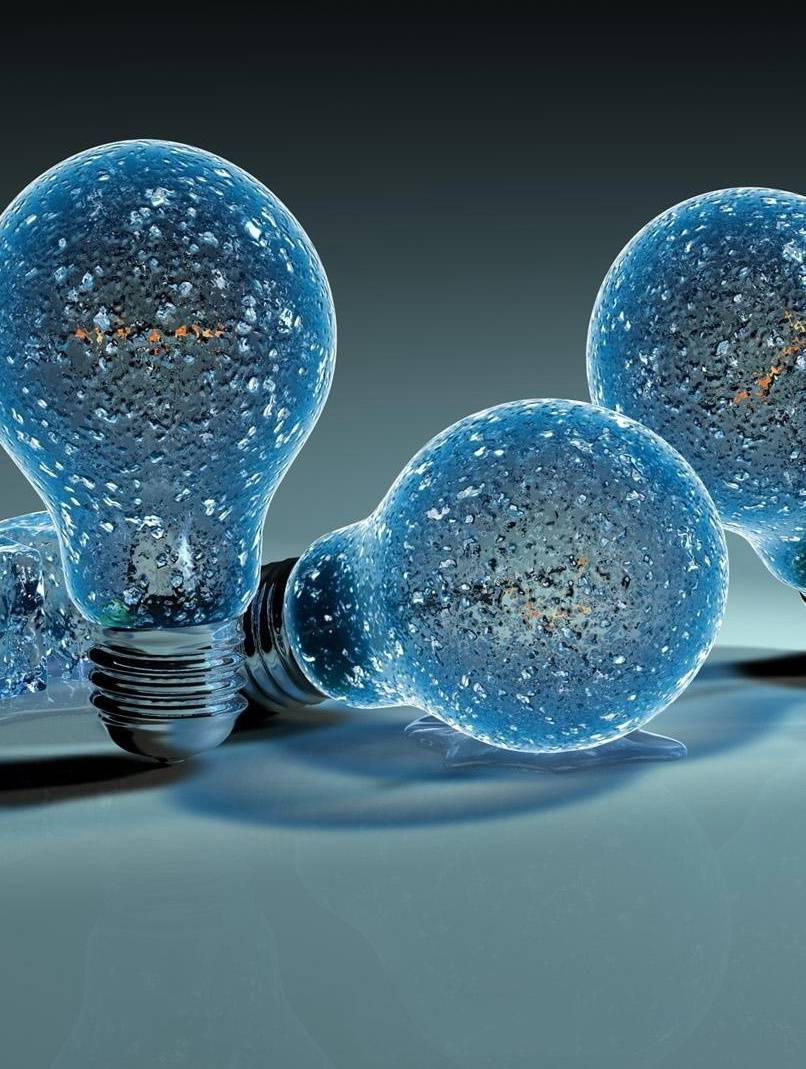
#> input picture images/crop.jpg, 806 x 1069 px, given in place of top.mp4, which was not available
$ jupyter execute --allow-errors SURF_W_FD.ipynb   (shell and % lines are left out)
#> lines starting #> are read from the running program, lines starting #| are printed output that depends on the picture; pictures that were not available may be replaced by others from this repository, and a replacement may not be noted
[cell 1]
import cv2
import numpy as np
import matplotlib.pyplot as plt
import math

cap = cv2.VideoCapture('../Downloads/top.mp4')
ret,current_frame = cap.read()
#> current_frame is the input picture: shape (1069, 806, 3); mean B, G, R 114.8, 100.4, 68.5
previous_frame = current_frame

#SURF

#> (the rest of this cell did not finish here and is left out)

#> (a cell that did not finish here is left out)

[cell 3]
plt.figure(figsize=(25,10))
#> (the rest of this cell did not finish here and is left out)

#> (a cell that did not finish here is left out)

[cell 5]
plt.figure(figsize=(25,10))
#> (the rest of this cell did not finish here and is left out)

[cell 6]
import numpy as np
import matplotlib.pyplot as plt

data = np.random.random((10,10))

# To make a standalone example, I'm skipping initializing the
# `Figure` and `FigureCanvas` and using `plt.figure()` instead...
# `plt.draw()` would work for this figure, but the rest is identical.
fig, ax = plt.subplots()
ax.set(title='Click to update the data')
im = ax.imshow(data)

def update(event):
    im.set_data(np.random.random((10,10)))
    fig.canvas.draw()

fig.canvas.mpl_connect('button_press_event', update)
plt.show()
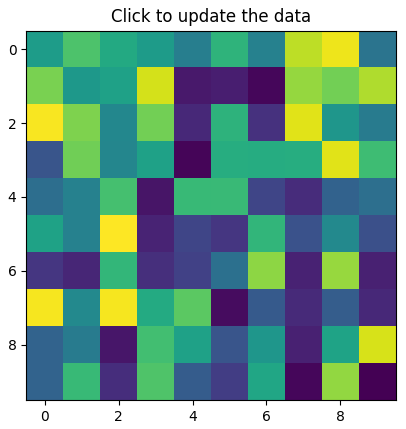
#> figure drawn by matplotlib, 1 panel

[cell 7]
import matplotlib
matplotlib.use('TkAgg')

import numpy as np
import cv2
import matplotlib.pyplot as plt

fig = plt.figure()
cap = cv2.VideoCapture(0)


x1 = np.linspace(0.0, 5.0)
x2 = np.linspace(0.0, 2.0)

y1 = np.cos(2 * np.pi * x1) * np.exp(-x1)
y2 = np.cos(2 * np.pi * x2)


line1, = plt.plot(x1, y1, 'ko-')        # so that we can update data later

for i in range(1000):
    # update data
    line1.set_ydata(np.cos(2 * np.pi * (x1+i*3.14/2) ) * np.exp(-x1) )

    # redraw the canvas
    fig.canvas.draw()

    # convert canvas to image
    img = np.fromstring(fig.canvas.tostring_rgb(), dtype=np.uint8,
            sep='')
    img  = img.reshape(fig.canvas.get_width_height()[::-1] + (3,))

    # img is rgb, convert to opencv's default bgr
    img = cv2.cvtColor(img,cv2.COLOR_RGB2BGR)


    # display image with opencv or any operation you like
    cv2.imshow("plot",img)

    # display camera feed
    ret,frame = cap.read()
    cv2.imshow("cam",frame)

    k = cv2.waitKey(33) & 0xFF
    if k == 27:
        break
#> this loop made 2 passes; (key q is pressed on pass 1)
#> pass 1, `img = cv2.cvtColor(img,cv2.COLOR_RGB2BGR)`:
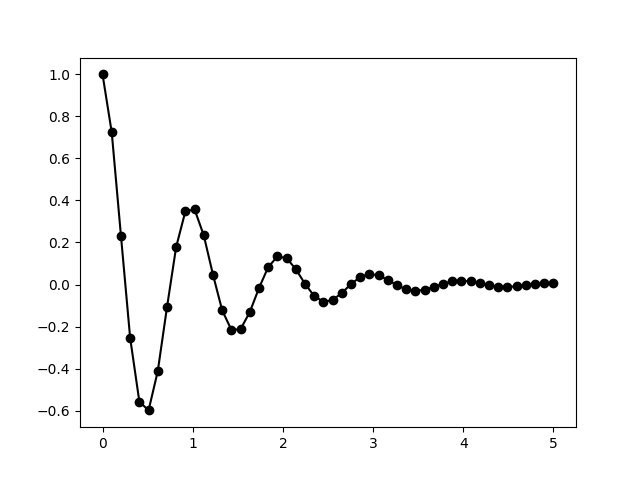
#> img: shape (480, 640, 3); min 0, max 255, mean 248.6
#> pass 2, `img = cv2.cvtColor(img,cv2.COLOR_RGB2BGR)`:
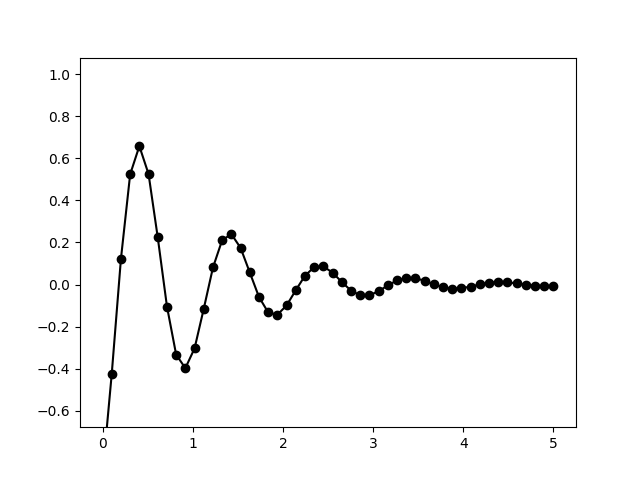
#> img: shape (480, 640, 3); min 0, max 255, mean 248.7
cv2.destroyAllWindows()
cap.release()
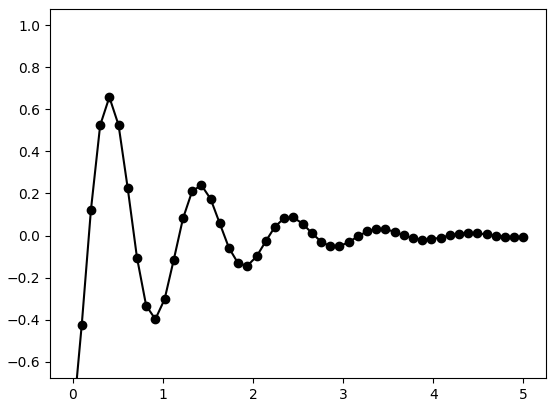
#> figure drawn by matplotlib, 1 panel; curve peaks at x = 0.408, y = 0.659
